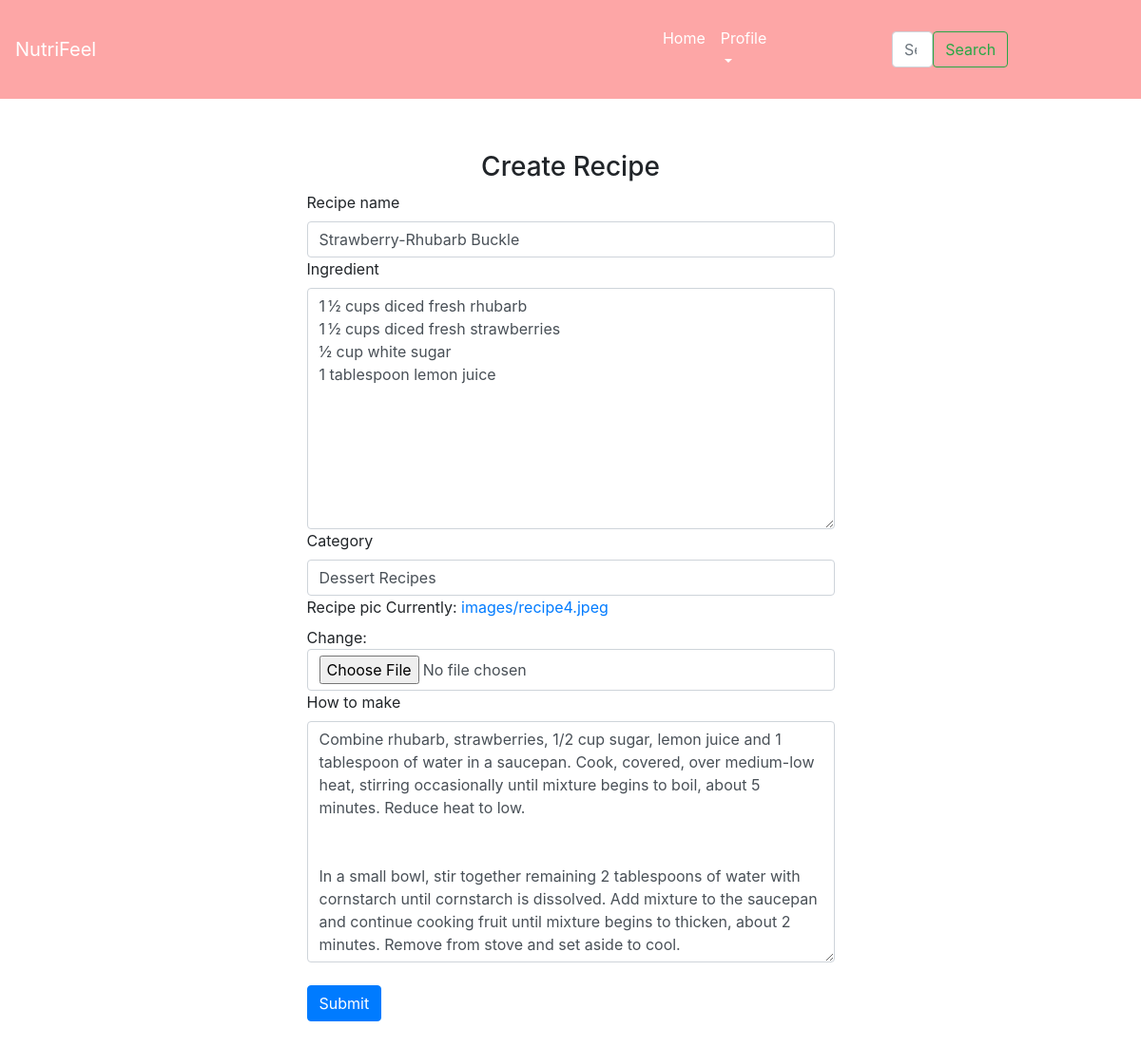
Page /recipes/editrecipe/7 (signed in) on the committed database.
### recipes/models.py (models this page shows, shortened)
class recipe(models.Model):
    recipe_name = models.CharField(max_length=120)
    ingredient = models.CharField(max_length=600)
    category = models.CharField(max_length=120)
    recipe_pic = models.ImageField(upload_to="images")
    How_to_make = models.CharField(max_length=600)
    created_by = models.ForeignKey(to=User,on_delete=models.CASCADE)

### recipes/views.py (the view, shortened to what this page needs)
# urls.py: path('editrecipe/<int:id>',views.EditRecipe.as_view(),name="editrecipe"),
@method_decorator(login_required(login_url='login'), name='dispatch')
class EditRecipe(TemplateView):
    form_class =CreateRecipeForm
    context = {}
    template_name = 'recipes/createrecipe.html'
    def get(self, request, *args, **kwargs):
        id = kwargs.get('id')
        recipes = get_object_or_404(recipe, pk=id)
        form = self.form_class(instance=recipes)
        self.context['form'] = form
        return render(request,self.template_name , self.context)

### recipes/forms.py
class CreateRecipeForm(ModelForm):
    class Meta:
        model = recipe
        fields = "__all__"
        widgets = {'ingredient':forms.Textarea(),'How_to_make':forms.Textarea(),
                   'created_by':forms.HiddenInput()}

### recipes/templates/recipes/createrecipe.html (shortened to what this page needs)
<!DOCTYPE html>
<html lang="en">
<head>
    <link rel="stylesheet" href="https://maxcdn.bootstrapcdn.com/bootstrap/4.0.0/css/bootstrap.min.css">
    {% load static %}
    <link rel="stylesheet" href="{% static 'users/css/registration.css' %}">
</head>
<body>
    {% include 'home/nav.html' %}
<div class="container">
    <form method="post" novalidate enctype="multipart/form-data">
        <h3>Create Recipe</h3>
        {% include 'home/form.html' with form=form %}
        <br>
        <button type="submit" class="btn btn-primary">Submit</button>
    </form>
</div>
</body>
</html>

### home/templates/home/form.html (shortened to what this page needs)
{% load widget_tweaks %}
        {% for field in form.visible_fields %}
        <div class="row">
            <div class="col">
                <label for="{{field.id_for_label}}" class="form-label">{{field.label}}</label>
                {% if form.is_bound %}
                    {% if field.errors %}
                        {% render_field field class="form-control is-invalid" %}
                        {% for error in field.errors %}
                            <div class="invalid-feedback">
                                {{ error }}
                            </div>
                        {% endfor %}
                    {% else %}
                         {% render_field field class="form-control" %}
                    {% endif %}
                {% else %}
                    {% render_field field class="form-control" %}
                {% endif %}
            </div>
        </div>
        {% endfor %}

### users/static/users/css/registration.css (style rules this page uses)
form { margin-top:5%; margin-left: 25%; margin-right:25%; width: 50%; margin-bottom:5% }
h3 { text-align:center; }

### rows in the picture
recipe: recipe_name "Strawberry-Rhubarb Buckle" "1 ½ cups diced fresh rhubarb 1 ½ cups diced fresh strawberries ½ cup white sugar 1 tablespoon lemon juice" "Dessert Recipes" "Combine rhubarb, strawberries, 1/2 cup sugar, lemon juice and 1 tablespoon of water in a saucepan. Cook, covered, over medium-low heat, stirring occasionally until mixture begins to boil, about 5 minutes. Reduce heat to low. In a small bowl, stir together remaining 2 tablespoons of water with cornstarch until cornstarch is dissolved. Add mixture to the saucepan and continue cooking fruit until mixture begins to thicken, about 2 minutes. Remove from stove and set aside to cool."

### other values in the picture
{{ field.label }} "Recipe name" "Ingredient" "Category" "Recipe pic" "How to make"
